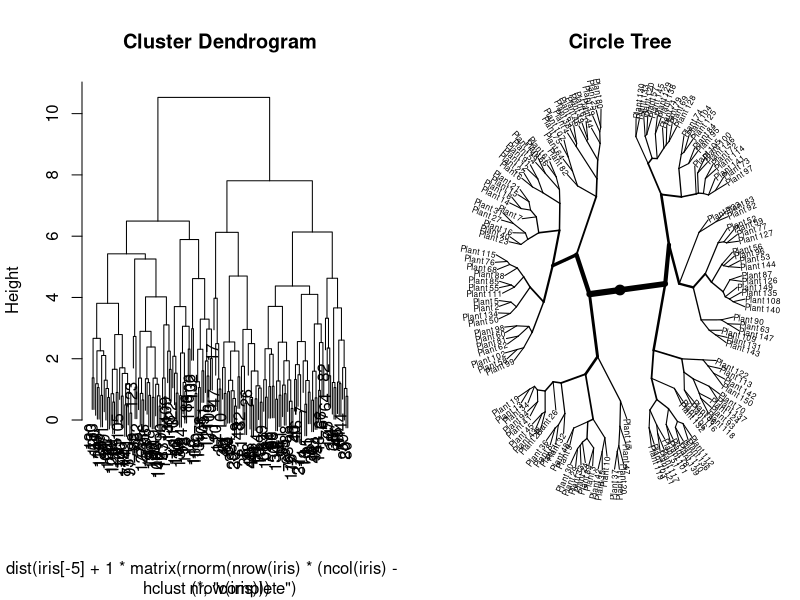

R code for this plot:
require(data.table)

circletree <- function(cl, labels=sprintf("#%i", 1:length(cl$order)), hang=.1*max(cl$height)){
    hs <- function(i){
        if(i < 0) return(labels[-i])
        if(tail(cl$height, 1) > 0) cl$height <- tail(cl$height, 1) - cl$height
        list(r = ifelse(cl$merge[i,] > 0,
                        cl$height[abs(cl$merge[i,])],
                        if(hang > 0) cl$height[i] + hang else max(cl$height)),
             node = lapply(cl$merge[i,], hs))
    }
    child.r <- function(st){
        if(is.list(st$node[[1]])) st$node[[1]] <- child.r(st$node[[1]])
        if(is.list(st$node[[2]])) st$node[[2]] <- child.r(st$node[[2]])

        st$node.r <- st$r + c(
            if(is.list(st$node[[1]])) sum(st$node[[1]]$node.r) else 0,
            if(is.list(st$node[[2]])) sum(st$node[[2]]$node.r) else 0
        )
        st
    }
    structure(list(hclust = cl, tree = child.r(hs(nrow(cl$merge)))), class="circletree")
}

lines.circletree <- function(x, lwd=c(1,10), padding=.01, labels=TRUE, label.size=1){
    seg.coord <- function(st, x0=0, y0=0, r=0, range=c(0, 2*pi), weight.range){
        if(missing(weight.range)){
            min.f <- function(st)
                if(is.list(st)) min(c(st$node.r, sapply(st$node, min.f))) else Inf
            weight.range <- c(min.f(st), max(st$node.r))
        }
        aa <- quantile(range,
            quantile(c(0, st$node.r[1]/sum(st$node.r), 1),
                c(padding, .25, .5-padding, .5, .5+padding, .75, 1-padding)
            )
        )
        x1 <- st$r*sin(aa[c(2,6)])
        y1 <- st$r*cos(aa[c(2,6)])
        if(is.character(st$node[[1]]))
            text(x1[1], y1[1], st$node[[1]], adj=c(x1[1] < 0, .5), srt=180/pi*atan(y1[1]/x1[1]), xpd=TRUE, cex=label.size)
        if(is.character(st$node[[2]]))
            text(x1[2], y1[2], st$node[[2]], adj=c(x1[2] < 0, .5), srt=180/pi*atan(y1[2]/x1[2]), xpd=TRUE, cex=label.size)
        rbind(
            data.table(x0 = x0, y0 = y0, x1 = x1, y1 = y1,
                       lwd=lwd[1] + diff(lwd)*(st$node.r-weight.range[1])/diff(weight.range)),
            if(is.list(st$node[[1]])){
                seg.coord(st$node[[1]], x0=x1[1], y0=y1[1], st$r[1], aa[c(1,3)], weight.range)
            } else NULL,
            if(is.list(st$node[[2]])){
                seg.coord(st$node[[2]], x0=x1[2], y0=y1[2], st$r[2], aa[c(5,7)], weight.range)
            } else NULL
        )
    }
    do.call(segments, seg.coord(x$tree))
}

plot.circletree <- function(x, lwd, padding, labels=TRUE, label.size=1, ...){
    max.f <- function(st)
        if(is.character(st)) return(-Inf) else max(st$r, sapply(st$node, max.f))
    m <- max.f(x$tree)
    plot(0, 0, type="n", xlab="", ylab="", xlim=c(-m,m), ylim=c(-m,m), ...)
    lines(x, lwd, padding, labels, label.size)
}

print.circletree <- function(x, ...){
    cat("Circle tree representation of hclust object.\n")
    print(x$hclust)
}



cl <- hclust(dist(iris[-5] + 1*matrix(rnorm(nrow(iris)*(ncol(iris)-1)), nrow(iris))))
x <- circletree(cl, labels=paste("Plant", 1:150))

#png("CircleTree0.png", 700, 400, bg="transparent")
par(mfrow=1:2)
plot(cl)
plot(x, lwd=c(1,6), padding=.01, main="Circle Tree", axes=FALSE, bty="n", label.size=.5)
points(0, 0, cex=1.3, pch=19)
#dev.off()

